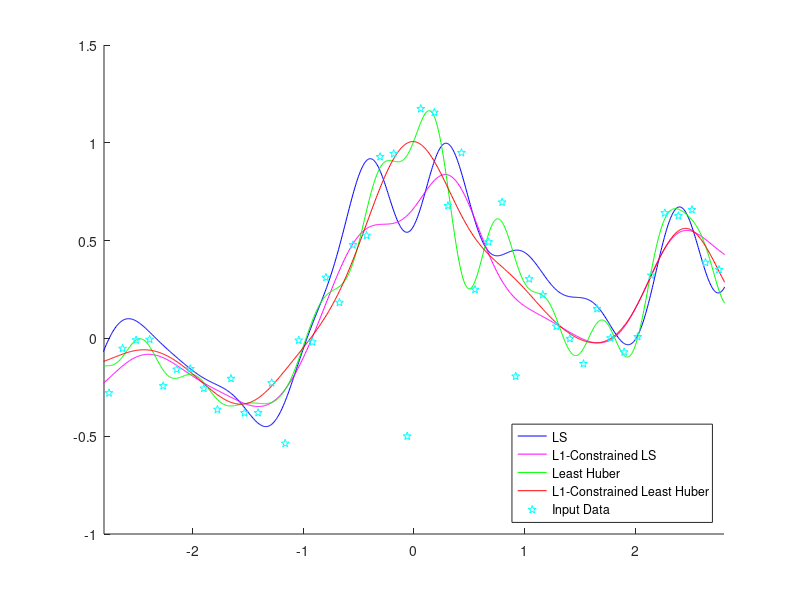

Recreate this plot in MATLAB.
%% Example 6.1 L1-Constrained Least Huber Loss Regression
%
% * *Result in book* : Figure 6.13
% * *Code in book* : Figure 6.14
% * *Output* : |eg6_3.png|
% * *Usage* : |eg6_3(), eg6_3(50, 1000)|
%
%% Source Code
function eg6_3(n, N)
	% init
	rng(0);
	% recommended, use it in future instead of
	% rand('state', 0); randn('state', 0);
	if nargin < 2
		n = 50; N = 1000;
	end

	% constant
	x = linspace(-3, 3, n)';
	X = linspace(-3, 3, N)';
	pix = pi * x;
	y = sin(pix) ./ (pix) + 0.1 * x + 0.2 * randn(n, 1);
	y(n / 2) = -0.5;

	hh = 2 * 0.3 ^ 2;
	l = 0.1;
	e = 0.1;
	t0 = randn(n, 1);
	x2 = x .^ 2;
	X2 = X .^ 2;
	k = exp(-(repmat(x2, 1, n) + repmat(x2', n, 1) - 2 * x * x') / hh);
	K = exp(-(repmat(X2, 1, n) + repmat(x2', N, 1) - 2 * X * x') / hh);

	% Least Square Loss Regression, (\lambda, \eta) = (0, \inf)
	for o = 1 : (n * 10000)
		index = ceil(rand * n);
		ki = exp(-(x - x(index)) .^ 2 / hh);
		t = t0 - e * ki * (ki' * t0 - y(index));
		if norm(t - t0) < 1e-7, break, end
		t0 = t;
    end
	F1 = K * t;

	% L1-Constrained Least Square Loss Regression, (\lambda, \eta) = (0.1, \inf)
	k2 = k ^ 2; ky = k * y;
	t0 = randn(n, 1);
	for o = 1 : (n * 1000)
		t = (k2 + l * pinv(diag(abs(t0)))) \ ky;
		if norm(t - t0) < 1e-4, break, end
		t0 = t;
    end
	F2 = K * t;

	% Least Huber Loss Regression, (\lambda, \eta) = (0, 0.1)
	t0 = randn(n, 1);
	for o = 1 : 1000
		r = abs(k * t0 - y);
		w = ones(n, 1); w(r > e) = e ./ r(r > e);
		Z = k * (repmat(w, 1, n) .* k);
		t = (Z + 0.000001 * eye(n)) \ (k * (w .* y));
		if norm(t - t0) < 1e-4, break, end
		t0 = t;
    end
	F3 = K * t;

	% L1-Constrained Least Huber Loss Regression, (\lambda, \eta) = (0.1, 0.1)
	t0 = randn(n, 1);
	for o = 1 : 1000
		r = abs(k * t0 - y);
		w = ones(n, 1); w(r > e) = e ./ r(r > e);
		Z = k * (repmat(w, 1, n) .* k) + l * pinv(diag(abs(t0)));
		t = (Z + 0.1 * eye(n)) \ (k * (w .* y));
		if norm(t - t0) < 1e-3, break, end
		t0 = t;
    end
	F4 = K * t;

	figure('Name', 'example 6-3'); clf; hold on;
	axis([-2.8 2.8 -1 1.5]);
	plot(X, F1, 'b-', X, F2, 'm-', X, F3, 'g-', X, F4, 'r-', x, y, 'cp');
	legend('LS', 'L1-Constrained LS', ...
		'Least Huber', 'L1-Constrained Least Huber', ...
        'Input Data', 'Location', 'southeast');
	saveas(gcf, 'eg6_3', 'png');
end
